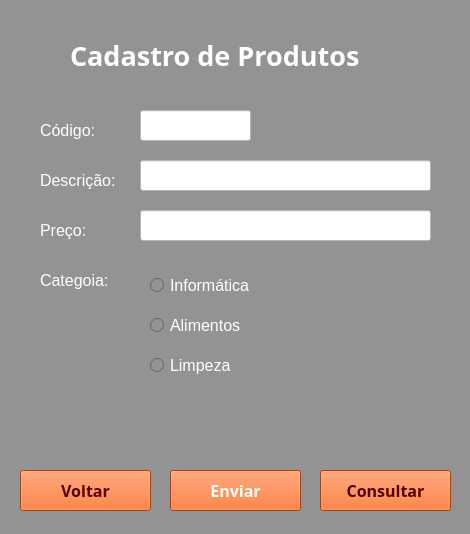
<?xml version="1.0" encoding="UTF-8"?>
<ui version="4.0">
 <class>cadastro_produtos</class>
 <widget class="QMainWindow" name="cadastro_produtos">
  <property name="geometry">
   <rect>
    <x>0</x>
    <y>0</y>
    <width>470</width>
    <height>534</height>
   </rect>
  </property>
  <property name="windowTitle">
   <string>MainWindow</string>
  </property>
  <property name="styleSheet">
   <string notr="true">background-color: rgb(147, 147, 147);</string>
  </property>
  <widget class="QWidget" name="centralwidget">
   <widget class="QLabel" name="label">
    <property name="geometry">
     <rect>
      <x>40</x>
      <y>110</y>
      <width>101</width>
      <height>41</height>
     </rect>
    </property>
    <property name="font">
     <font>
      <pointsize>12</pointsize>
     </font>
    </property>
    <property name="styleSheet">
     <string notr="true">color: rgb(255, 255, 255);</string>
    </property>
    <property name="text">
     <string>Código:</string>
    </property>
   </widget>
   <widget class="QLabel" name="label_2">
    <property name="geometry">
     <rect>
      <x>40</x>
      <y>160</y>
      <width>101</width>
      <height>41</height>
     </rect>
    </property>
    <property name="font">
     <font>
      <pointsize>12</pointsize>
     </font>
    </property>
    <property name="styleSheet">
     <string notr="true">color: rgb(255, 255, 255);</string>
    </property>
    <property name="text">
     <string>Descrição:</string>
    </property>
   </widget>
   <widget class="QLabel" name="label_3">
    <property name="geometry">
     <rect>
      <x>40</x>
      <y>210</y>
      <width>101</width>
      <height>41</height>
     </rect>
    </property>
    <property name="font">
     <font>
      <pointsize>12</pointsize>
     </font>
    </property>
    <property name="styleSheet">
     <string notr="true">color: rgb(255, 255, 255);</string>
    </property>
    <property name="text">
     <string>Preço:</string>
    </property>
   </widget>
   <widget class="QLabel" name="label_4">
    <property name="geometry">
     <rect>
      <x>40</x>
      <y>260</y>
      <width>101</width>
      <height>41</height>
     </rect>
    </property>
    <property name="font">
     <font>
      <pointsize>12</pointsize>
     </font>
    </property>
    <property name="styleSheet">
     <string notr="true">color: rgb(255, 255, 255);</string>
    </property>
    <property name="text">
     <string>Categoia:</string>
    </property>
   </widget>
   <widget class="QLabel" name="label_5">
    <property name="geometry">
     <rect>
      <x>70</x>
      <y>20</y>
      <width>361</width>
      <height>71</height>
     </rect>
    </property>
    <property name="font">
     <font>
      <family>Rockwell</family>
      <pointsize>20</pointsize>
      <weight>75</weight>
      <bold>true</bold>
     </font>
    </property>
    <property name="styleSheet">
     <string notr="true">background-color: rgb(147, 147, 147);
color: rgb(255, 255, 255);
</string>
    </property>
    <property name="text">
     <string>Cadastro de Produtos</string>
    </property>
   </widget>
   <widget class="QPushButton" name="enviar">
    <property name="geometry">
     <rect>
      <x>170</x>
      <y>470</y>
      <width>131</width>
      <height>41</height>
     </rect>
    </property>
    <property name="font">
     <font>
      <family>Arial Black</family>
      <pointsize>12</pointsize>
      <weight>75</weight>
      <bold>true</bold>
     </font>
    </property>
    <property name="styleSheet">
     <string notr="true">background-color: rgb(255, 85, 0);
color: rgb(255, 255, 255);</string>
    </property>
    <property name="text">
     <string>Enviar</string>
    </property>
    <property name="shortcut">
     <string>Return</string>
    </property>
   </widget>
   <widget class="QPushButton" name="consultar">
    <property name="geometry">
     <rect>
      <x>320</x>
      <y>470</y>
      <width>131</width>
      <height>41</height>
     </rect>
    </property>
    <property name="font">
     <font>
      <family>Arial Black</family>
      <pointsize>12</pointsize>
      <weight>75</weight>
      <bold>true</bold>
     </font>
    </property>
    <property name="styleSheet">
     <string notr="true">background-color: rgb(255, 85, 0);
color: rgb(85, 0, 0);</string>
    </property>
    <property name="text">
     <string>Consultar</string>
    </property>
    <property name="shortcut">
     <string>C</string>
    </property>
   </widget>
   <widget class="QPushButton" name="voltar">
    <property name="geometry">
     <rect>
      <x>20</x>
      <y>470</y>
      <width>131</width>
      <height>41</height>
     </rect>
    </property>
    <property name="font">
     <font>
      <family>Arial Black</family>
      <pointsize>12</pointsize>
      <weight>75</weight>
      <bold>true</bold>
     </font>
    </property>
    <property name="styleSheet">
     <string notr="true">background-color: rgb(255, 85, 0);
color: rgb(85, 0, 0);</string>
    </property>
    <property name="text">
     <string>Voltar</string>
    </property>
    <property name="shortcut">
     <string>V</string>
    </property>
   </widget>
   <widget class="QLineEdit" name="codigo">
    <property name="geometry">
     <rect>
      <x>140</x>
      <y>110</y>
      <width>111</width>
      <height>31</height>
     </rect>
    </property>
    <property name="font">
     <font>
      <pointsize>12</pointsize>
     </font>
    </property>
    <property name="styleSheet">
     <string notr="true">background-color: rgb(255, 255, 255);</string>
    </property>
   </widget>
   <widget class="QLineEdit" name="descricao">
    <property name="geometry">
     <rect>
      <x>140</x>
      <y>160</y>
      <width>291</width>
      <height>31</height>
     </rect>
    </property>
    <property name="font">
     <font>
      <pointsize>12</pointsize>
     </font>
    </property>
    <property name="styleSheet">
     <string notr="true">background-color: rgb(255, 255, 255);</string>
    </property>
   </widget>
   <widget class="QLineEdit" name="preco">
    <property name="geometry">
     <rect>
      <x>140</x>
      <y>210</y>
      <width>291</width>
      <height>31</height>
     </rect>
    </property>
    <property name="font">
     <font>
      <pointsize>12</pointsize>
     </font>
    </property>
    <property name="styleSheet">
     <string notr="true">background-color: rgb(255, 255, 255);</string>
    </property>
   </widget>
   <widget class="QRadioButton" name="informatica">
    <property name="geometry">
     <rect>
      <x>150</x>
      <y>270</y>
      <width>191</width>
      <height>31</height>
     </rect>
    </property>
    <property name="font">
     <font>
      <pointsize>12</pointsize>
     </font>
    </property>
    <property name="styleSheet">
     <string notr="true">color: rgb(255, 255, 255);</string>
    </property>
    <property name="text">
     <string>Informática</string>
    </property>
   </widget>
   <widget class="QRadioButton" name="alimentos">
    <property name="geometry">
     <rect>
      <x>150</x>
      <y>310</y>
      <width>191</width>
      <height>31</height>
     </rect>
    </property>
    <property name="font">
     <font>
      <pointsize>12</pointsize>
     </font>
    </property>
    <property name="styleSheet">
     <string notr="true">color: rgb(255, 255, 255);</string>
    </property>
    <property name="text">
     <string>Alimentos</string>
    </property>
   </widget>
   <widget class="QRadioButton" name="limpeza">
    <property name="geometry">
     <rect>
      <x>150</x>
      <y>350</y>
      <width>191</width>
      <height>31</height>
     </rect>
    </property>
    <property name="font">
     <font>
      <pointsize>12</pointsize>
     </font>
    </property>
    <property name="styleSheet">
     <string notr="true">color: rgb(255, 255, 255);</string>
    </property>
    <property name="text">
     <string>Limpeza</string>
    </property>
   </widget>
   <widget class="QLabel" name="aviso">
    <property name="geometry">
     <rect>
      <x>50</x>
      <y>410</y>
      <width>361</width>
      <height>41</height>
     </rect>
    </property>
    <property name="font">
     <font>
      <pointsize>12</pointsize>
      <weight>75</weight>
      <bold>true</bold>
     </font>
    </property>
    <property name="styleSheet">
     <string notr="true">color: rgb(255, 255, 255);</string>
    </property>
    <property name="text">
     <string/>
    </property>
    <property name="alignment">
     <set>Qt::AlignCenter</set>
    </property>
    <property name="wordWrap">
     <bool>true</bool>
    </property>
   </widget>
  </widget>
 </widget>
 <resources/>
 <connections/>
</ui>
